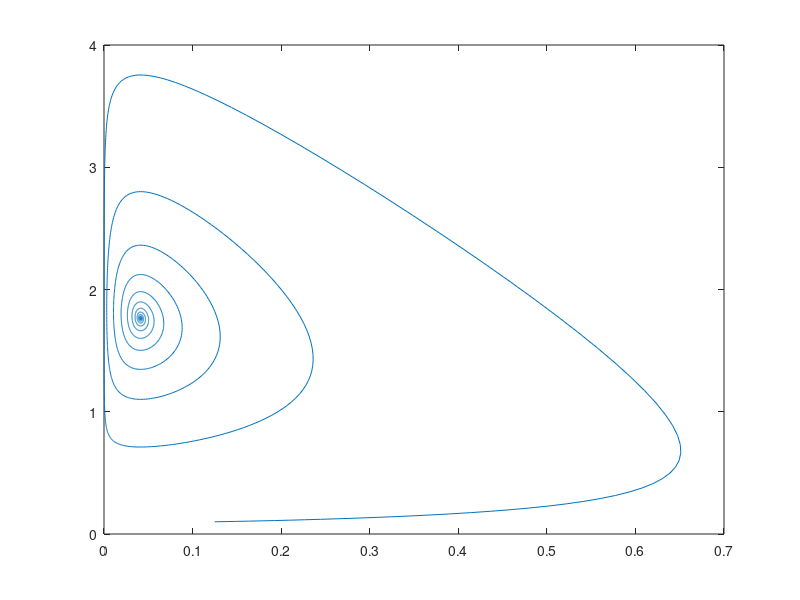

Source code (MATLAB):
%parameters
a = 1.1;
b = 0.6;
d = 0.07;
f = 1.7;
k = 1;
m = 0.1;
c = 0.25;

%initialization
h = 0.1;
u(1) = 0.125;
w(1) = 0.1;
t = 0:h:20000; %time can be increased or reduced
p = u(1);
q = w(1);

func1 = @(t,u,w) a*u*(1 - u/k)- b*u*w/(1+m*u);
func2 = @(t,u,w) -d*w + f*u*w / (1 + m*u);

%application of RK4 method to find the solutions of the system of non-linear ODE i.e. func1 and func2
for i=1:(length(t)-1)
    k_1 = func1(t(i),u(i),w(i));
    l_1 = func2(t(i),p,q);
    
    k_2 = func1((t(i)+0.5*h),(u(i)+0.5*k_1*h),(w(i)+0.5*l_1*h));
    l_2 = func2((t(i)+0.5*h),(p+0.5*k_1*h),(q+0.5*l_1*h));
    
    k_3 = func1((t(i)+0.5*h),(u(i)+0.5*k_2*h),(w(i)+0.5*l_2*h));
    l_3 = func2((t(i)+0.5*h),(p+0.5*k_2*h),(q+0.5*l_2*h));
    
    k_4 = func1((t(i)+h),(u(i)+k_3*h),(w(i)+l_3*h));
    l_4 = func2((t(i)+h),(p+k_3*h),(q+l_3*h));
    
    u(i+1) = u(i) + (1/6)*(k_1+2*k_2+2*k_3+k_4)*h;
    w(i+1) = w(i) + (1/6)*(l_1+2*l_2+2*l_3+l_4)*h;
 
    fprintf('iteration %d is : U = %f W = %f  \n',i,u(i),w(i));
    
    p=u(i+1);
    q=w(i+1);
  
end
plot(u,w)
